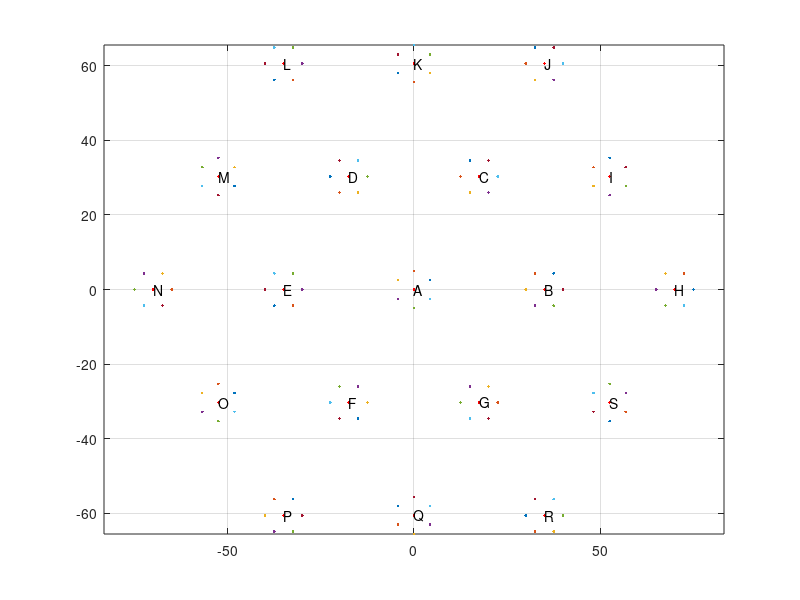

Reproduce this figure in MATLAB.
% generate calibration points, standard pattern, for calGrid, pattern B
wr=5;
spc=35;

spcX=spc/2;
spcY=spc*sind(60);
hr=wr/cosd(30);

id='ABCDEFGHIJKLMNOPQRS';

cntr = [0,0;spc,0;spc/2,spcY;-spc/2,spcY;-spc,0;-spc/2,-spcY;spc/2,-spcY;...
	2*spc,0;1.5*spc,spcY;spc,2*spcY;0,2*spcY;-spc,2*spcY;...
	-1.5*spc,spcY;-2*spc,0;-1.5*spc,-spcY;-spc,-2*spcY;0,-2*spcY;...
	spc,-2*spcY;1.5*spc,-spcY];

hold off;plot(cntr(:,1),cntr(:,2),'.r'); hold on; grid on; axis equal
for i=1:length(id); text(cntr(i,1),cntr(i,2),id(i));end
%hold off

yNodes = [1,9,11,13,15,17,19];% nodes with flat in +-Y

for i=1:length(id)
  a0 = 0;
  if (length(find(i==yNodes))>0), a0 = 30; end
  for j=1:6
    a = a0 + (j-1)*60;
    p = cntr(i,:) + wr*[cosd(a),sind(a)];
    disp(sprintf('%c%d %8.3f  %8.3f',id(i),j,p));
    plot(p(1),p(2),'.');
  end
end

hold off
